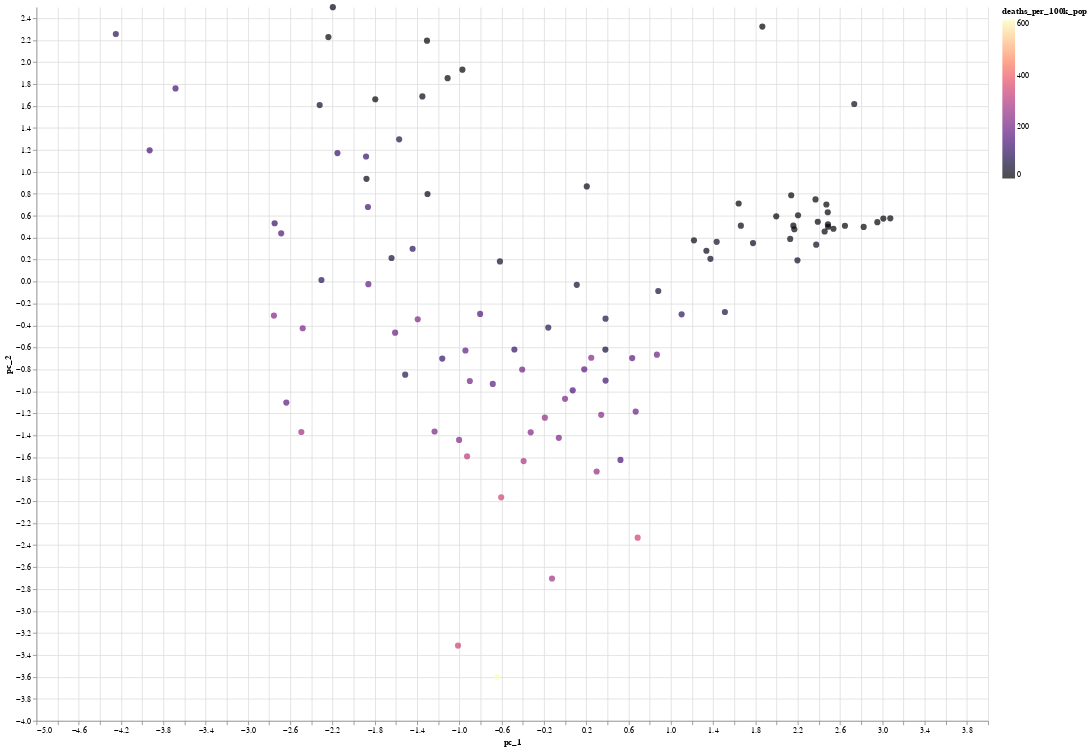

The notebook cell this image was saved under:
### Code cell
print('-'*100)
print('FIRST PC:\n{}'.format(
        pd.DataFrame(
            index=[0],
            data = dict(zip(PRINT_COLS,pcs[0]))
        )
    ) 
)
print('-'*100)
print('SECOND PC:\n{}'.format(
        pd.DataFrame(
            index=[0],
            data = dict(zip(PRINT_COLS,pcs[1]))
        )
    ) 
)
print('-'*100)

# Deaths per 100k pop
chart = alt.Chart(X_pc).mark_circle(size=60).encode(
    x='pc_1',
    y='pc_2',
    color=alt.Color('deaths_per_100k_pop', scale=alt.Scale(scheme='magma')),
    tooltip=['country_name', 'deaths_per_100k_pop']
).properties(
    width=1200,
    height=900
).configure_view(
    strokeWidth=0
)
chart

### Figure 1 — Vega-Lite specification as saved in the notebook (floating-point values rounded to 4 significant figures)
{"config": {"view": {"continuousWidth": 400, "continuousHeight": 300, "strokeWidth": 0}}, "data": {"name": "data-6f89f63f50d377d20f1595c668c99b64"}, "mark": {"type": "circle", "size": 60}, "encoding": {"color": {"type": "quantitative", "field": "deaths_per_100k_pop", "scale": {"scheme": "magma"}}, "tooltip": [{"type": "nominal", "field": "country_name"}, {"type": "quantitative", "field": "deaths_per_100k_pop"}], "x": {"type": "quantitative", "field": "pc_1"}, "y": {"type": "quantitative", "field": "pc_2"}}, "height": 900, "width": 1200, "$schema": "https://vega.github.io/schema/vega-lite/v4.8.1.json", "datasets": {"data-6f89f63f50d377d20f1595c668c99b64": [{"pc_1": 1.662, "pc_2": 0.5098, "pc_3": 0.4273, "pc_4": 0.9128, "pc_5": 0.6845, "pc_6": 0.526, "pc_7": -0.1462, "country_name": "algeria", "cases_per_100k_pop": 479.5, "deaths_per_100k_pop": 13.75}, {"pc_1": -2.637, "pc_2": -1.101, "pc_3": -0.2525, "pc_4": 0.03695, "pc_5": -1.165, "pc_6": 0.5674, "pc_7": -0.09139, "country_name": "andorra", "cases_per_100k_pop": 20110.0, "deaths_per_100k_pop": 168.5}, {"pc_1": -0.05971, "pc_2": -1.423, "pc_3": -0.09481, "pc_4": -0.04762, "pc_5": -0.2859, "pc_6": -0.3442, "pc_7": 0.02591, "country_name": "armenia", "cases_per_100k_pop": 10420.0, "deaths_per_100k_pop": 213.9}, {"pc_1": -1.307, "pc_2": 2.195, "pc_3": 0.4718, "pc_4": 0.111, "pc_5": 0.7391, "pc_6": -0.141, "pc_7": -0.4407, "country_name": "australia", "cases_per_100k_pop": 678.2, "deaths_per_100k_pop": 6.871}, {"pc_1": -1.865, "pc_2": 0.6796, "pc_3": 0.1159, "pc_4": -1.214, "pc_5": -0.4582, "pc_6": -0.5745, "pc_7": -0.309, "country_name": "austria", "cases_per_100k_pop": 9358.0, "deaths_per_100k_pop": 127.9}, {"pc_1": 1.511, "pc_2": -0.2765, "pc_3": 0.4368, "pc_4": 0.04493, "pc_5": 0.1411, "pc_6": 0.5749, "pc_7": -0.0452, "country_name": "azerbaijan", "cases_per_100k_pop": 5301.0, "deaths_per_100k_pop": 70.57}, {"pc_1": -1.513, "pc_2": -0.8474, "pc_3": -0.1254, "pc_4": 0.887, "pc_5": -1.354, "pc_6": 0.5598, "pc_7": -0.003159, "country_name": "bahrain", "cases_per_100k_pop": 16870.0, "deaths_per_100k_pop": 84.88}, {"pc_1": 2.203, "pc_2": 0.6044, "pc_3": -0.2139, "pc_4": -0.2574, "pc_5": -0.2445, "pc_6": -0.183, "pc_7": 0.1091, "country_name": "bangladesh", "cases_per_100k_pop": 962.6, "deaths_per_100k_pop": 17.09}, {"pc_1": 0.1101, "pc_2": -0.02914, "pc_3": 0.1326, "pc_4": 1.09, "pc_5": -0.5189, "pc_6": -0.2212, "pc_7": -0.04604, "country_name": "belarus", "cases_per_100k_pop": 6371.0, "deaths_per_100k_pop": 49.16}, {"pc_1": -2.754, "pc_2": -0.3091, "pc_3": -0.1305, "pc_4": -0.09093, "pc_5": 0.5451, "pc_6": 0.009052, "pc_7": -0.4978, "country_name": "belgium", "cases_per_100k_pop": 11840.0, "deaths_per_100k_pop": 226.3}, {"pc_1": 1.641, "pc_2": 0.7112, "pc_3": 0.4687, "pc_4": 0.09387, "pc_5": -0.6565, "pc_6": -0.857, "pc_7": 0.2053, "country_name": "bhutan", "cases_per_100k_pop": 343.5, "deaths_per_100k_pop": 0.3931}, {"pc_1": 0.6341, "pc_2": -0.6961, "pc_3": 0.106, "pc_4": 0.4666, "pc_5": 0.4035, "pc_6": -0.3462, "pc_7": 0.07195, "country_name": "bolivia", "cases_per_100k_pop": 4461.0, "deaths_per_100k_pop": 164.4}, {"pc_1": -0.3925, "pc_2": -1.635, "pc_3": -1.149, "pc_4": 0.3532, "pc_5": 0.8879, "pc_6": 0.2901, "pc_7": -0.1016, "country_name": "brazil", "cases_per_100k_pop": 10330.0, "deaths_per_100k_pop": 288.0}, {"pc_1": -0.6049, "pc_2": -1.965, "pc_3": -0.3073, "pc_4": 0.02583, "pc_5": 0.7105, "pc_6": -0.785, "pc_7": 0.2375, "country_name": "bulgaria", "cases_per_100k_pop": 8637.0, "deaths_per_100k_pop": 344.0}, {"pc_1": -1.57, "pc_2": 1.296, "pc_3": 0.155, "pc_4": -0.1343, "pc_5": 0.3561, "pc_6": -0.3336, "pc_7": -0.47, "country_name": "canada", "cases_per_100k_pop": 4582.0, "deaths_per_100k_pop": 77.2}, {"pc_1": 2.487, "pc_2": 0.4996, "pc_3": 0.7099, "pc_4": -0.1063, "pc_5": 0.1585, "pc_6": 0.2583, "pc_7": -0.01526, "country_name": "central_african_republic", "cases_per_100k_pop": 242.7, "deaths_per_100k_pop": 2.107}, {"pc_1": 2.953, "pc_2": 0.5416, "pc_3": 0.7214, "pc_4": -0.7815, "pc_5": -0.05598, "pc_6": 0.1584, "pc_7": 0.08007, "country_name": "chad", "cases_per_100k_pop": 31.79, "deaths_per_100k_pop": 1.091}, {"pc_1": -0.9015, "pc_2": -0.905, "pc_3": -0.1775, "pc_4": 0.6746, "pc_5": 0.1769, "pc_6": -0.3183, "pc_7": -0.08132, "country_name": "chile", "cases_per_100k_pop": 8944.0, "deaths_per_100k_pop": 199.2}, {"pc_1": 1.865, "pc_2": 2.323, "pc_3": -6.434, "pc_4": 0.309, "pc_5": 0.06758, "pc_6": 0.185, "pc_7": 0.02126, "country_name": "china", "cases_per_100k_pop": 7.79, "deaths_per_100k_pop": 0.3445}, {"pc_1": 0.298, "pc_2": -1.73, "pc_3": -0.1479, "pc_4": 0.2405, "pc_5": 1.054, "pc_6": 0.8483, "pc_7": -0.1395, "country_name": "colombia", "cases_per_100k_pop": 9937.0, "deaths_per_100k_pop": 252.8}, {"pc_1": 0.07159, "pc_2": -0.9903, "pc_3": 0.1939, "pc_4": 0.3866, "pc_5": 0.2496, "pc_6": 1.03, "pc_7": -0.2306, "country_name": "costa_rica", "cases_per_100k_pop": 11090.0, "deaths_per_100k_pop": 139.3}, {"pc_1": -0.3258, "pc_2": -1.372, "pc_3": -0.09403, "pc_4": -0.5291, "pc_5": -0.347, "pc_6": -0.2609, "pc_7": 0.1473, "country_name": "croatia", "cases_per_100k_pop": 11570.0, "deaths_per_100k_pop": 226.8}, {"pc_1": 0.3819, "pc_2": -0.3374, "pc_3": 0.28, "pc_4": 0.5691, "pc_5": 0.04098, "pc_6": 0.7557, "pc_7": -0.3319, "country_name": "cuba", "cases_per_100k_pop": 8400.0, "deaths_per_100k_pop": 72.67}, {"pc_1": -0.6169, "pc_2": 0.1844, "pc_3": 0.2159, "pc_4": 0.01784, "pc_5": -0.8848, "pc_6": 0.1747, "pc_7": -0.0261, "country_name": "cyprus", "cases_per_100k_pop": 10350.0, "deaths_per_100k_pop": 47.97}, {"pc_1": -2.322, "pc_2": 1.608, "pc_3": 0.3263, "pc_4": -0.1638, "pc_5": 0.1426, "pc_6": -0.04429, "pc_7": -0.5373, "country_name": "denmark", "cases_per_100k_pop": 6720.0, "deaths_per_100k_pop": 46.71}, {"pc_1": 1.218, "pc_2": 0.3761, "pc_3": 0.4901, "pc_4": 1.191, "pc_5": 0.352, "pc_6": 0.1791, "pc_7": -0.06901, "country_name": "djibouti", "cases_per_100k_pop": 1384.0, "deaths_per_100k_pop": 18.59}, {"pc_1": 0.8678, "pc_2": -0.6648, "pc_3": 0.1418, "pc_4": 0.1125, "pc_5": 0.7751, "pc_6": -0.3739, "pc_7": 0.1201, "country_name": "ecuador", "cases_per_100k_pop": 2969.0, "deaths_per_100k_pop": 189.7}, {"pc_1": -1.162, "pc_2": -0.7006, "pc_3": -0.0788, "pc_4": 0.02009, "pc_5": -1.277, "pc_6": 0.00156, "pc_7": -0.01341, "country_name": "estonia", "cases_per_100k_pop": 14620.0, "deaths_per_100k_pop": 115.4}, {"pc_1": 3.075, "pc_2": 0.5763, "pc_3": 0.2622, "pc_4": -0.9153, "pc_5": -0.01453, "pc_6": 0.2954, "pc_7": 0.07283, "country_name": "ethiopia", "cases_per_100k_pop": 325.8, "deaths_per_100k_pop": 5.763}, {"pc_1": -1.35, "pc_2": 1.687, "pc_3": 0.4088, "pc_4": 0.3071, "pc_5": 0.2684, "pc_6": -0.2861, "pc_7": -0.2709, "country_name": "finland", "cases_per_100k_pop": 2853.0, "deaths_per_100k_pop": 20.97}, {"pc_1": -1.861, "pc_2": -0.02285, "pc_3": -0.2492, "pc_4": -0.4575, "pc_5": 0.2157, "pc_6": 0.07724, "pc_7": -0.4762, "country_name": "france", "cases_per_100k_pop": 10810.0, "deaths_per_100k_pop": 176.4}, {"pc_1": -0.1245, "pc_2": -2.704, "pc_3": -0.1613, "pc_4": -0.7052, "pc_5": -0.4573, "pc_6": 1.074, "pc_7": -0.129, "country_name": "georgia", "cases_per_100k_pop": 19330.0, "deaths_per_100k_pop": 270.0}, {"pc_1": -1.883, "pc_2": 1.14, "pc_3": -0.1895, "pc_4": -0.4391, "pc_5": 0.2254, "pc_6": -0.6509, "pc_7": -0.4975, "country_name": "germany", "cases_per_100k_pop": 5546.0, "deaths_per_100k_pop": 115.2}, {"pc_1": 2.158, "pc_2": 0.5101, "pc_3": 0.5577, "pc_4": 0.3816, "pc_5": 0.4267, "pc_6": 0.4767, "pc_7": -0.07247, "country_name": "ghana", "cases_per_100k_pop": 427.6, "deaths_per_100k_pop": 3.863}, {"pc_1": -0.8039, "pc_2": -0.2939, "pc_3": -0.06617, "pc_4": 0.5677, "pc_5": -0.1867, "pc_6": -0.7278, "pc_7": 0.06535, "country_name": "greece", "cases_per_100k_pop": 6922.0, "deaths_per_100k_pop": 148.7}, {"pc_1": 2.454, "pc_2": 0.4562, "pc_3": 0.7238, "pc_4": -0.0687, "pc_5": 0.2487, "pc_6": 0.3235, "pc_7": -0.03065, "country_name": "guinea-bissau", "cases_per_100k_pop": 319.3, "deaths_per_100k_pop": 7.34}, {"pc_1": 1.102, "pc_2": -0.2976, "pc_3": 0.2499, "pc_4": 0.2179, "pc_5": 0.008722, "pc_6": -0.3144, "pc_7": 0.06698, "country_name": "honduras", "cases_per_100k_pop": 3852.0, "deaths_per_100k_pop": 105.1}, {"pc_1": -0.9275, "pc_2": -1.591, "pc_3": -0.3366, "pc_4": -0.09281, "pc_5": 0.2845, "pc_6": -1.047, "pc_7": 0.3294, "country_name": "hungary", "cases_per_100k_pop": 8836.0, "deaths_per_100k_pop": 314.5}, {"pc_1": -2.239, "pc_2": 2.227, "pc_3": 0.5235, "pc_4": 0.0431, "pc_5": 0.5578, "pc_6": 0.1012, "pc_7": -0.4379, "country_name": "iceland", "cases_per_100k_pop": 3742.0, "deaths_per_100k_pop": 9.152}, {"pc_1": 2.734, "pc_2": 1.618, "pc_3": -6.176, "pc_4": -0.7038, "pc_5": -0.1499, "pc_6": 0.5261, "pc_7": 0.01493, "country_name": "india", "cases_per_100k_pop": 2509.0, "deaths_per_100k_pop": 33.55}, {"pc_1": 0.8808, "pc_2": -0.08533, "pc_3": 0.1682, "pc_4": 0.6776, "pc_5": -0.006834, "pc_6": 0.2736, "pc_7": -0.05081, "country_name": "iraq", "cases_per_100k_pop": 5228.0, "deaths_per_100k_pop": 58.94}, {"pc_1": -2.153, "pc_2": 1.171, "pc_3": 0.3244, "pc_4": -1.401, "pc_5": 0.01613, "pc_6": 0.1678, "pc_7": 0.2786, "country_name": "ireland", "cases_per_100k_pop": 9030.0, "deaths_per_100k_pop": 110.2}, {"pc_1": -2.305, "pc_2": 0.01526, "pc_3": -0.02944, "pc_4": 0.3492, "pc_5": -0.7459, "pc_6": 0.4711, "pc_7": -0.2586, "country_name": "israel", "cases_per_100k_pop": 14660.0, "deaths_per_100k_pop": 89.46}, {"pc_1": -1.394, "pc_2": -0.3427, "pc_3": -0.3678, "pc_4": -0.3736, "pc_5": 0.06892, "pc_6": -0.8728, "pc_7": 0.09121, "country_name": "italy", "cases_per_100k_pop": 7989.0, "deaths_per_100k_pop": 221.2}, {"pc_1": -1.112, "pc_2": 1.853, "pc_3": -0.1634, "pc_4": 0.64, "pc_5": 0.5165, "pc_6": -0.2772, "pc_7": -0.4624, "country_name": "japan", "cases_per_100k_pop": 1365.0, "deaths_per_100k_pop": 14.47}, {"pc_1": -0.48, "pc_2": -0.6176, "pc_3": -0.07743, "pc_4": 1.384, "pc_5": -0.3973, "pc_6": -0.2681, "pc_7": -0.09918, "country_name": "jordan", "cases_per_100k_pop": 8539.0, "deaths_per_100k_pop": 109.3}, {"pc_1": 1.997, "pc_2": 0.5949, "pc_3": 0.6525, "pc_4": 0.3958, "pc_5": 0.2017, "pc_6": 0.09453, "pc_7": -0.05308, "country_name": "kiribati", "cases_per_100k_pop": 1.701, "deaths_per_100k_pop": 0.0}, {"pc_1": -1.642, "pc_2": 0.215, "pc_3": 0.001073, "pc_4": 1.321, "pc_5": -0.6226, "pc_6": -0.06665, "pc_7": 0.0544, "country_name": "kuwait", "cases_per_100k_pop": 9809.0, "deaths_per_100k_pop": 58.5}, {"pc_1": -0.6845, "pc_2": -0.9316, "pc_3": -0.07114, "pc_4": 0.02096, "pc_5": -0.5965, "pc_6": -0.2492, "pc_7": 0.08986, "country_name": "latvia", "cases_per_100k_pop": 11450.0, "deaths_per_100k_pop": 170.0}, {"pc_1": 0.3824, "pc_2": -0.9013, "pc_3": 0.2742, "pc_4": 0.819, "pc_5": 0.6569, "pc_6": 1.261, "pc_7": -0.3468, "country_name": "lebanon", "cases_per_100k_pop": 9365.0, "deaths_per_100k_pop": 124.0}, {"pc_1": 2.128, "pc_2": 0.389, "pc_3": 0.5265, "pc_4": -0.5417, "pc_5": -0.4946, "pc_6": -0.6016, "pc_7": 0.1729, "country_name": "lesotho", "cases_per_100k_pop": 1018.0, "deaths_per_100k_pop": 30.96}, {"pc_1": -1.235, "pc_2": -1.365, "pc_3": -0.2506, "pc_4": -0.1799, "pc_5": -0.9013, "pc_6": -0.3377, "pc_7": 0.08798, "country_name": "lithuania", "cases_per_100k_pop": 14630.0, "deaths_per_100k_pop": 210.2}, {"pc_1": -3.93, "pc_2": 1.196, "pc_3": 0.198, "pc_4": -0.9945, "pc_5": 0.1999, "pc_6": 0.7528, "pc_7": 0.6483, "country_name": "luxembourg", "cases_per_100k_pop": 13170.0, "deaths_per_100k_pop": 136.0}, {"pc_1": 2.646, "pc_2": 0.5091, "pc_3": 0.6291, "pc_4": -0.2686, "pc_5": 0.1773, "pc_6": 0.311, "pc_7": 0.0001181, "country_name": "madagascar", "cases_per_100k_pop": 161.8, "deaths_per_100k_pop": 3.571}, {"pc_1": 2.823, "pc_2": 0.4982, "pc_3": 0.6236, "pc_4": -0.9685, "pc_5": -0.3557, "pc_6": -0.2235, "pc_7": 0.1655, "country_name": "malawi", "cases_per_100k_pop": 331.7, "deaths_per_100k_pop": 12.35}, {"pc_1": 2.389, "pc_2": 0.5451, "pc_3": 0.6083, "pc_4": -0.03604, "pc_5": 0.1207, "pc_6": 0.1474, "pc_7": 0.01016, "country_name": "mali", "cases_per_100k_pop": 81.76, "deaths_per_100k_pop": 2.864}, {"pc_1": -1.443, "pc_2": 0.2992, "pc_3": 0.08212, "pc_4": 0.9356, "pc_5": -0.1215, "pc_6": -0.2886, "pc_7": -0.1518, "country_name": "malta", "cases_per_100k_pop": 7470.0, "deaths_per_100k_pop": 91.46}, {"pc_1": 0.2467, "pc_2": -0.6934, "pc_3": -0.5488, "pc_4": 0.5981, "pc_5": 1.054, "pc_6": -0.5089, "pc_7": 0.1842, "country_name": "mexico", "cases_per_100k_pop": 2984.0, "deaths_per_100k_pop": 226.0}, {"pc_1": -4.249, "pc_2": 2.255, "pc_3": 0.3829, "pc_4": -0.4876, "pc_5": 0.5665, "pc_6": 1.226, "pc_7": 3.562, "country_name": "monaco", "cases_per_100k_pop": 8761.0, "deaths_per_100k_pop": 92.39}, {"pc_1": 0.3806, "pc_2": -0.6192, "pc_3": 0.1862, "pc_4": 0.5451, "pc_5": -0.8619, "pc_6": 0.5483, "pc_7": -0.1462, "country_name": "mongolia", "cases_per_100k_pop": 11170.0, "deaths_per_100k_pop": 54.11}, {"pc_1": -1.013, "pc_2": -3.315, "pc_3": -0.3709, "pc_4": -0.7766, "pc_5": -0.4925, "pc_6": 1.119, "pc_7": -0.1796, "country_name": "montenegro", "cases_per_100k_pop": 23200.0, "deaths_per_100k_pop": 338.1}, {"pc_1": 1.374, "pc_2": 0.2079, "pc_3": 0.2864, "pc_4": 0.5482, "pc_5": 0.08347, "pc_6": 0.06201, "pc_7": -0.02776, "country_name": "morocco", "cases_per_100k_pop": 2594.0, "deaths_per_100k_pop": 40.22}, {"pc_1": 2.197, "pc_2": 0.1941, "pc_3": 0.3692, "pc_4": -0.9109, "pc_5": -0.7632, "pc_6": -0.5081, "pc_7": 0.2079, "country_name": "nepal", "cases_per_100k_pop": 2840.0, "deaths_per_100k_pop": 39.87}, {"pc_1": -2.747, "pc_2": 0.5315, "pc_3": -0.001986, "pc_4": -0.1153, "pc_5": -0.2661, "pc_6": 0.1951, "pc_7": -0.5627, "country_name": "netherlands", "cases_per_100k_pop": 12520.0, "deaths_per_100k_pop": 108.7}, {"pc_1": -0.9717, "pc_2": 1.931, "pc_3": 0.4816, "pc_4": 0.57, "pc_5": 0.4476, "pc_6": -0.4723, "pc_7": -0.3154, "country_name": "new_zealand", "cases_per_100k_pop": 132.4, "deaths_per_100k_pop": 0.5623}, {"pc_1": 3.009, "pc_2": 0.5741, "pc_3": 0.6686, "pc_4": -0.9946, "pc_5": -0.2585, "pc_6": -0.03836, "pc_7": 0.1319, "country_name": "niger", "cases_per_100k_pop": 27.31, "deaths_per_100k_pop": 0.9137}, {"pc_1": 2.138, "pc_2": 0.7868, "pc_3": -0.3463, "pc_4": 0.2428, "pc_5": 0.127, "pc_6": 0.1197, "pc_7": 0.006287, "country_name": "nigeria", "cases_per_100k_pop": 105.5, "deaths_per_100k_pop": 1.441}, {"pc_1": 0.6859, "pc_2": -2.331, "pc_3": 0.02922, "pc_4": -0.8088, "pc_5": 1.211, "pc_6": 0.443, "pc_7": 0.08775, "country_name": "north_macedonia", "cases_per_100k_pop": 9754.0, "deaths_per_100k_pop": 343.4}, {"pc_1": -2.197, "pc_2": 2.5, "pc_3": 0.6769, "pc_4": -0.8939, "pc_5": 0.9151, "pc_6": 0.4565, "pc_7": -0.824, "country_name": "norway", "cases_per_100k_pop": 3876.0, "deaths_per_100k_pop": 16.83}, {"pc_1": 0.3412, "pc_2": -1.213, "pc_3": -0.02869, "pc_4": -0.05085, "pc_5": 0.2791, "pc_6": -0.5847, "pc_7": 0.1734, "country_name": "paraguay", "cases_per_100k_pop": 6544.0, "deaths_per_100k_pop": 230.6}, {"pc_1": -0.6428, "pc_2": -3.6, "pc_3": -0.7355, "pc_4": -0.5343, "pc_5": 2.519, "pc_6": -1.28, "pc_7": 0.5486, "country_name": "peru", "cases_per_100k_pop": 6773.0, "deaths_per_100k_pop": 615.9}, {"pc_1": 1.433, "pc_2": 0.3626, "pc_3": -0.1391, "pc_4": 0.07016, "pc_5": -0.4844, "pc_6": -0.5115, "pc_7": 0.1387, "country_name": "philippines", "cases_per_100k_pop": 2578.0, "deaths_per_100k_pop": 39.93}, {"pc_1": -0.4063, "pc_2": -0.8007, "pc_3": -0.2803, "pc_4": -0.169, "pc_5": -0.3968, "pc_6": -0.9745, "pc_7": 0.2768, "country_name": "poland", "cases_per_100k_pop": 7968.0, "deaths_per_100k_pop": 202.8}, {"pc_1": -0.9429, "pc_2": -0.6274, "pc_3": -0.07839, "pc_4": -0.311, "pc_5": -0.4448, "pc_6": -0.4159, "pc_7": -0.06088, "country_name": "portugal", "cases_per_100k_pop": 10600.0, "deaths_per_100k_pop": 176.5}, {"pc_1": -1.879, "pc_2": 0.936, "pc_3": 0.1754, "pc_4": 1.114, "pc_5": -0.4744, "pc_6": 0.2494, "pc_7": 0.7455, "country_name": "qatar", "cases_per_100k_pop": 8448.0, "deaths_per_100k_pop": 21.54}, {"pc_1": -0.1917, "pc_2": -1.239, "pc_3": -0.225, "pc_4": -0.4612, "pc_5": -0.2542, "pc_6": -0.9591, "pc_7": 0.3398, "country_name": "romania", "cases_per_100k_pop": 8507.0, "deaths_per_100k_pop": 246.5}, {"pc_1": 2.368, "pc_2": 0.7486, "pc_3": 0.6257, "pc_4": -0.8613, "pc_5": -0.7108, "pc_6": -0.7293, "pc_7": 0.2533, "country_name": "samoa", "cases_per_100k_pop": 1.522, "deaths_per_100k_pop": 0.0}, {"pc_1": -2.495, "pc_2": -1.369, "pc_3": -0.1838, "pc_4": -0.06241, "pc_5": 0.3914, "pc_6": 0.7335, "pc_7": 0.02895, "country_name": "san_marino", "cases_per_100k_pop": 16380.0, "deaths_per_100k_pop": 271.7}, {"pc_1": 1.336, "pc_2": 0.2814, "pc_3": 0.5024, "pc_4": 0.9952, "pc_5": 0.3379, "pc_6": 0.2134, "pc_7": -0.1067, "country_name": "sao_tome_and_principe", "cases_per_100k_pop": 1727.0, "deaths_per_100k_pop": 26.04}, {"pc_1": 0.2047, "pc_2": 0.8676, "pc_3": 0.2719, "pc_4": 1.033, "pc_5": 0.368, "pc_6": -0.03406, "pc_7": 0.05188, "country_name": "saudi_arabia", "cases_per_100k_pop": 1601.0, "deaths_per_100k_pop": 25.66}, {"pc_1": 2.168, "pc_2": 0.4771, "pc_3": 0.5731, "pc_4": 0.1051, "pc_5": 0.1296, "pc_6": 0.1028, "pc_7": 0.00969, "country_name": "senegal", "cases_per_100k_pop": 453.6, "deaths_per_100k_pop": 11.52}, {"pc_1": 0.5232, "pc_2": -1.624, "pc_3": 0.1799, "pc_4": -0.5762, "pc_5": -0.5057, "pc_6": 1.534, "pc_7": -0.3025, "country_name": "serbia", "cases_per_100k_pop": 16450.0, "deaths_per_100k_pop": 143.3}, {"pc_1": 2.486, "pc_2": 0.5215, "pc_3": 0.6983, "pc_4": -0.07872, "pc_5": 0.1879, "pc_6": 0.2575, "pc_7": -0.0185, "country_name": "sierra_leone", "cases_per_100k_pop": 81.87, "deaths_per_100k_pop": 1.549}, {"pc_1": -1.796, "pc_2": 1.661, "pc_3": 0.2861, "pc_4": 1.13, "pc_5": 0.01909, "pc_6": -0.222, "pc_7": 0.6663, "country_name": "singapore", "cases_per_100k_pop": 3478.0, "deaths_per_100k_pop": 7.136}, {"pc_1": -1.003, "pc_2": -1.442, "pc_3": -0.1047, "pc_4": -1.08, "pc_5": -0.675, "pc_6": 0.213, "pc_7": -0.0538, "country_name": "slovenia", "cases_per_100k_pop": 16080.0, "deaths_per_100k_pop": 227.2}, {"pc_1": -1.608, "pc_2": -0.4649, "pc_3": -0.3323, "pc_4": 0.07766, "pc_5": -0.247, "pc_6": -0.4573, "pc_7": -0.1004, "country_name": "spain", "cases_per_100k_pop": 10630.0, "deaths_per_100k_pop": 185.4}, {"pc_1": 0.6674, "pc_2": -1.183, "pc_3": 0.2204, "pc_4": -0.06903, "pc_5": 0.5362, "pc_6": 0.5496, "pc_7": -0.1007, "country_name": "suriname", "cases_per_100k_pop": 8432.0, "deaths_per_100k_pop": 187.8}, {"pc_1": -2.686, "pc_2": 0.4399, "pc_3": 0.02574, "pc_4": -0.404, "pc_5": 0.02847, "pc_6": -0.01883, "pc_7": -0.5986, "country_name": "sweden", "cases_per_100k_pop": 11400.0, "deaths_per_100k_pop": 146.2}, {"pc_1": -3.685, "pc_2": 1.76, "pc_3": 0.2815, "pc_4": -1.942, "pc_5": 0.3607, "pc_6": -0.05728, "pc_7": -0.9566, "country_name": "switzerland", "cases_per_100k_pop": 10180.0, "deaths_per_100k_pop": 131.0}, {"pc_1": 2.484, "pc_2": 0.6316, "pc_3": 0.4055, "pc_4": -0.3175, "pc_5": -0.1239, "pc_6": -0.06966, "pc_7": 0.07942, "country_name": "tanzania", "cases_per_100k_pop": 45.09, "deaths_per_100k_pop": 1.25}, {"pc_1": 1.777, "pc_2": 0.351, "pc_3": 0.2533, "pc_4": -0.005355, "pc_5": 0.07024, "pc_6": 0.3607, "pc_7": 0.04122, "country_name": "thailand", "cases_per_100k_pop": 2746.0, "deaths_per_100k_pop": 27.58}, {"pc_1": 2.537, "pc_2": 0.4819, "pc_3": 0.7171, "pc_4": -0.1251, "pc_5": 0.245, "pc_6": 0.3845, "pc_7": -0.03017, "country_name": "togo", "cases_per_100k_pop": 322.7, "deaths_per_100k_pop": 2.994}, {"pc_1": 2.471, "pc_2": 0.7021, "pc_3": 0.6886, "pc_4": -0.7466, "pc_5": -0.4103, "pc_6": -0.3643, "pc_7": 0.2016, "country_name": "tonga", "cases_per_100k_pop": 0.0, "deaths_per_100k_pop": 0.0}, {"pc_1": -0.001132, "pc_2": -1.067, "pc_3": -0.1528, "pc_4": 0.4095, "pc_5": 0.02421, "pc_6": -0.9825, "pc_7": 0.203, "country_name": "tunisia", "cases_per_100k_pop": 6095.0, "deaths_per_100k_pop": 215.8}, {"pc_1": -0.1595, "pc_2": -0.4186, "pc_3": -0.3494, "pc_4": 0.7656, "pc_5": -0.7592, "pc_6": -0.06113, "pc_7": 0.003183, "country_name": "turkey", "cases_per_100k_pop": 9628.0, "deaths_per_100k_pop": 84.64}, {"pc_1": 0.1807, "pc_2": -0.7985, "pc_3": -0.2027, "pc_4": 0.4841, "pc_5": -0.1724, "pc_6": -0.5521, "pc_7": 0.08747, "country_name": "ukraine", "cases_per_100k_pop": 6890.0, "deaths_per_100k_pop": 162.4}, {"pc_1": -1.302, "pc_2": 0.7979, "pc_3": 0.1283, "pc_4": 0.8836, "pc_5": -0.7128, "pc_6": -0.1872, "pc_7": 0.3525, "country_name": "united_arab_emirates", "cases_per_100k_pop": 7573.0, "deaths_per_100k_pop": 21.86}, {"pc_1": -2.482, "pc_2": -0.425, "pc_3": -0.4597, "pc_4": -0.4126, "pc_5": -0.1685, "pc_6": -0.139, "pc_7": -0.3286, "country_name": "united_kingdom", "cases_per_100k_pop": 13620.0, "deaths_per_100k_pop": 211.0}, {"pc_1": 2.375, "pc_2": 0.3366, "pc_3": 0.5639, "pc_4": -0.5089, "pc_5": -0.09877, "pc_6": -0.1175, "pc_7": 0.09729, "country_name": "zimbabwe", "cases_per_100k_pop": 908.0, "deaths_per_100k_pop": 31.94}]}}
